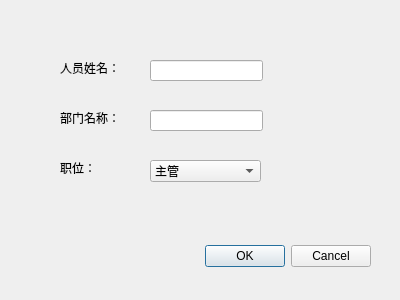
<?xml version="1.0" encoding="UTF-8"?>
<ui version="4.0">
 <class>Dialog_DefineJob</class>
 <widget class="QDialog" name="Dialog_DefineJob">
  <property name="geometry">
   <rect>
    <x>0</x>
    <y>0</y>
    <width>400</width>
    <height>300</height>
   </rect>
  </property>
  <property name="windowTitle">
   <string>定义职位</string>
  </property>
  <widget class="QDialogButtonBox" name="buttonBox">
   <property name="geometry">
    <rect>
     <x>30</x>
     <y>240</y>
     <width>341</width>
     <height>32</height>
    </rect>
   </property>
   <property name="orientation">
    <enum>Qt::Horizontal</enum>
   </property>
   <property name="standardButtons">
    <set>QDialogButtonBox::Cancel|QDialogButtonBox::Ok</set>
   </property>
  </widget>
  <widget class="QLabel" name="label">
   <property name="geometry">
    <rect>
     <x>60</x>
     <y>60</y>
     <width>72</width>
     <height>15</height>
    </rect>
   </property>
   <property name="text">
    <string>人员姓名：</string>
   </property>
  </widget>
  <widget class="QLabel" name="label_2">
   <property name="geometry">
    <rect>
     <x>60</x>
     <y>110</y>
     <width>72</width>
     <height>15</height>
    </rect>
   </property>
   <property name="text">
    <string>部门名称：</string>
   </property>
  </widget>
  <widget class="QLabel" name="label_3">
   <property name="geometry">
    <rect>
     <x>60</x>
     <y>160</y>
     <width>72</width>
     <height>15</height>
    </rect>
   </property>
   <property name="text">
    <string>职位：</string>
   </property>
  </widget>
  <widget class="QComboBox" name="comboBox">
   <property name="geometry">
    <rect>
     <x>150</x>
     <y>160</y>
     <width>111</width>
     <height>22</height>
    </rect>
   </property>
   <item>
    <property name="text">
     <string>主管</string>
    </property>
   </item>
   <item>
    <property name="text">
     <string>副主管</string>
    </property>
   </item>
   <item>
    <property name="text">
     <string>其他人员</string>
    </property>
   </item>
  </widget>
  <widget class="QLineEdit" name="lineEdit">
   <property name="geometry">
    <rect>
     <x>150</x>
     <y>60</y>
     <width>113</width>
     <height>21</height>
    </rect>
   </property>
  </widget>
  <widget class="QLineEdit" name="lineEdit_2">
   <property name="geometry">
    <rect>
     <x>150</x>
     <y>110</y>
     <width>113</width>
     <height>21</height>
    </rect>
   </property>
  </widget>
 </widget>
 <resources/>
 <connections>
  <connection>
   <sender>buttonBox</sender>
   <signal>accepted()</signal>
   <receiver>Dialog_DefineJob</receiver>
   <slot>accept()</slot>
   <hints>
    <hint type="sourcelabel">
     <x>248</x>
     <y>254</y>
    </hint>
    <hint type="destinationlabel">
     <x>157</x>
     <y>274</y>
    </hint>
   </hints>
  </connection>
  <connection>
   <sender>buttonBox</sender>
   <signal>rejected()</signal>
   <receiver>Dialog_DefineJob</receiver>
   <slot>reject()</slot>
   <hints>
    <hint type="sourcelabel">
     <x>316</x>
     <y>260</y>
    </hint>
    <hint type="destinationlabel">
     <x>286</x>
     <y>274</y>
    </hint>
   </hints>
  </connection>
 </connections>
</ui>
